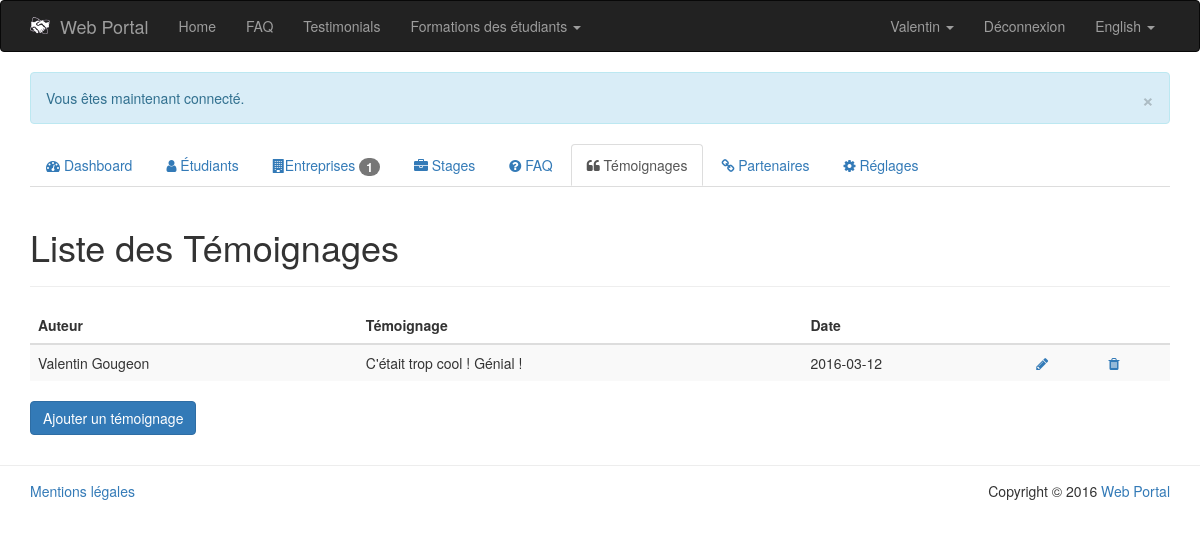
The app's page /PHP/public/index.php?page=admin/testimonials-list (signed in), older data.
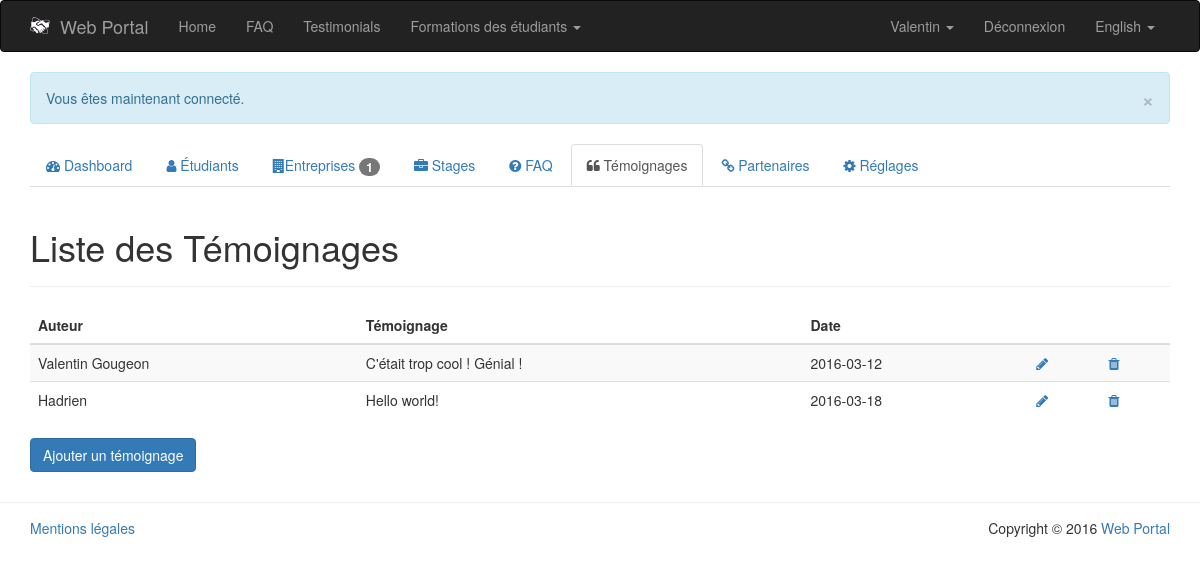
The same page, newer data.
### tables this page shows
CREATE TABLE `testimony` (
  `id` int(11) NOT NULL,
  `description` text NOT NULL,
  `author` varchar(64) NOT NULL,
  `register_date` date NOT NULL
);

### PHP/app/model/Student.class.php (called while the page is built, shortened)
<?php
	class Student {
		public function __get($nom) {
			return $this->$nom;
		}
		public static function getStudentById($id) {
			$db = PDOConnexion::getInstance();
			$sql = 'SELECT * FROM student WHERE id = :id';
			$sth = $db->prepare($sql);
			$sth->setFetchMode(PDO::FETCH_CLASS|PDO::FETCH_PROPS_LATE, 'Student');
			$sth->execute(array(
				':id' => $id
			));
			return $sth->fetch();
		}
	}
?>

### PHP/app/model/Testimony.class.php (called while the page is built, shortened)
<?php
	class Testimony {
		public function __get($nom) {
			return $this->$nom;
		}
		public static function getTestimonialsList() {
			$db = PDOConnexion::getInstance();
			$sql = 'SELECT * FROM testimony';
			$sth = $db->prepare($sql);
			$sth->setFetchMode(PDO::FETCH_CLASS|PDO::FETCH_PROPS_LATE, 'Testimony');
			$sth->execute();
			return $sth->fetchAll();
		}
	}
?>

### PHP/app/view/admin/testimonials-list.php (the view, shortened to what this page needs)
<?php
	if (App::isAdmin()) {
?>
<div class="col-md-12">
	<div class="page-header">
		<h1>
			Liste des Témoignages
		</h1>
	</div>
	<table class="table table-striped">
		<thead>
			<tr>
				<th>Auteur</th>
				<th>Témoignage</th>
				<th>Date</th>
				<th></th>
				<th></th>
			</tr>
		</thead>
		<?php
			foreach (Testimony::getTestimonialsList() as $testimony) {
				echo '<tr data-id="' . $testimony->id . '">';
					echo '<td>' . $testimony->author . '</td>';
					echo '<td>' . $testimony->description . '</td>';
					echo '<td>' . $testimony->register_date . '</td>';
					echo '<td><a href="index.php?page=admin/testimony-edit&amp;id=' . $testimony->id . '" data-toggle="tooltip" title="Modifier"><i class="fa fa-pencil"></i></a></td>';
					echo '<td><a href="#" title="Supprimer" data-action="delete" data-toggle="tooltip" title="Supprimer"><i class="fa fa-trash"></i></a></td>';
				echo '</tr>';
			}
		?>
	</table>
	<a href="index.php?page=admin/add-testimony" class="btn btn-primary">Ajouter un témoignage</a>
	<?php
	}
	else{
		App::getHeader(404);
	}
	?>
</div>

Row changes from the older to the newer data that the page shows:
added testimony: author "Hadrien", description "Hello world!", register_date "2016-03-18"
